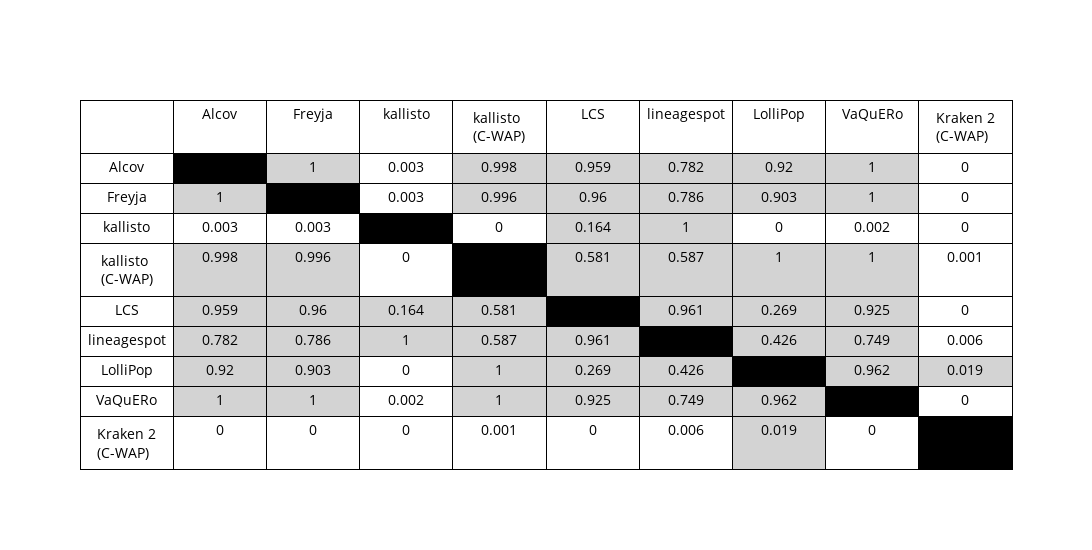

The notebook cell this image was saved under:
### Code cell
tukey_df = get_stats(df, value_col="percent_of_expected", p_min=0.01, batch_col="scheme")
p_table = p_value_table(tukey_df)
p_table

### Figure 1 — Plotly figure (JSON) as saved in the notebook; plotly's stock layout.template omitted (floating-point values rounded to 4 significant figures)
{"data": [{"cells": {"align": "center", "fill": {"color": [["white", "white", "white", "white", "white", "white", "white", "white", "white"], ["black", "lightgrey", "white", "lightgrey", "lightgrey", "lightgrey", "lightgrey", "lightgrey", "white"], ["lightgrey", "black", "white", "lightgrey", "lightgrey", "lightgrey", "lightgrey", "lightgrey", "white"], ["white", "white", "black", "white", "lightgrey", "lightgrey", "white", "white", "white"], ["lightgrey", "lightgrey", "white", "black", "lightgrey", "lightgrey", "lightgrey", "lightgrey", "white"], ["lightgrey", "lightgrey", "lightgrey", "lightgrey", "black", "lightgrey", "lightgrey", "lightgrey", "white"], ["lightgrey", "lightgrey", "lightgrey", "lightgrey", "lightgrey", "black", "lightgrey", "lightgrey", "white"], ["lightgrey", "lightgrey", "white", "lightgrey", "lightgrey", "lightgrey", "black", "lightgrey", "lightgrey"], ["lightgrey", "lightgrey", "white", "lightgrey", "lightgrey", "lightgrey", "lightgrey", "black", "white"], ["white", "white", "white", "white", "white", "white", "lightgrey", "white", "black"]]}, "font": {"color": "black", "size": 14}, "height": 30, "line": {"color": "black"}, "values": [["Alcov", "Freyja", "kallisto", "kallisto (C-WAP)", "LCS", "lineagespot", "LolliPop", "VaQuERo", "Kraken 2 (C-WAP)"], [null, 1, 0.003, 0.998, 0.959, 0.782, 0.92, 1, 0], [1, null, 0.003, 0.996, 0.96, 0.786, 0.903, 1, 0], [0.003, 0.003, null, 0, 0.164, 1, 0, 0.002, 0], [0.998, 0.996, 0, null, 0.581, 0.587, 1, 1, 0.001], [0.959, 0.96, 0.164, 0.581, null, 0.961, 0.269, 0.925, 0], [0.782, 0.786, 1, 0.587, 0.961, null, 0.426, 0.749, 0.006], [0.92, 0.903, 0, 1, 0.269, 0.426, null, 0.962, 0.019], [1, 1, 0.002, 1, 0.925, 0.749, 0.962, null, 0], [0, 0, 0, 0.001, 0, 0.006, 0.019, 0, null]]}, "header": {"align": "center", "fill": {"color": "white"}, "font": {"color": "black", "size": 14}, "line": {"color": "black"}, "values": ["", "Alcov", "Freyja", "kallisto", "kallisto (C-WAP)", "LCS", "lineagespot", "LolliPop", "VaQuERo", "Kraken 2 (C-WAP)"]}, "type": "table"}], "layout": {"height": 550, "width": 1200}}
